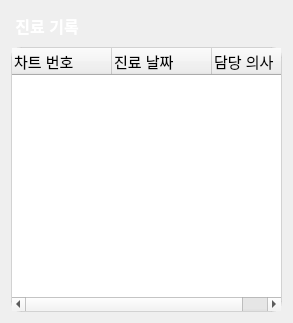
<?xml version="1.0" encoding="UTF-8"?>
<ui version="4.0">
 <class>MedicalRecordManager</class>
 <widget class="QWidget" name="MedicalRecordManager">
  <property name="geometry">
   <rect>
    <x>0</x>
    <y>0</y>
    <width>293</width>
    <height>323</height>
   </rect>
  </property>
  <property name="windowTitle">
   <string>Form</string>
  </property>
  <layout class="QGridLayout" name="gridLayout">
   <item row="0" column="0">
    <layout class="QVBoxLayout" name="verticalLayout">
     <item>
      <widget class="QLabel" name="label_7">
       <property name="minimumSize">
        <size>
         <width>0</width>
         <height>30</height>
        </size>
       </property>
       <property name="font">
        <font>
         <pointsize>12</pointsize>
         <bold>true</bold>
        </font>
       </property>
       <property name="styleSheet">
        <string notr="true">background-color: qlineargradient(spread:pad, x1:0, y1:0, x2:1, 
                                                        y2:1, stop:0 rgba(149, 210, 253, 255),
                                                        stop:1 rgba(152, 136, 248, 255));
border-radius:10px;
color:#ffffff;</string>
       </property>
       <property name="text">
        <string> 진료 기록</string>
       </property>
      </widget>
     </item>
     <item>
      <widget class="QTreeWidget" name="recordTreeWidget">
       <property name="font">
        <font>
         <pointsize>11</pointsize>
        </font>
       </property>
       <property name="styleSheet">
        <string notr="true">QTreeWidget {
border-radius:10px;
border: 1px solid rgba(190, 190, 190, 150);
selection-background-color: qlineargradient(spread:pad, x1:0.7, y1:0.7, x2:1, 
y2:1, stop:0 rgba(149, 210, 253, 0),
stop:1 rgba(152, 136, 248, 50));
}</string>
       </property>
       <column>
        <property name="text">
         <string>차트 번호</string>
        </property>
        <property name="font">
         <font>
          <pointsize>11</pointsize>
         </font>
        </property>
       </column>
       <column>
        <property name="text">
         <string>진료 날짜</string>
        </property>
        <property name="font">
         <font>
          <pointsize>11</pointsize>
         </font>
        </property>
       </column>
       <column>
        <property name="text">
         <string>담당 의사</string>
        </property>
        <property name="font">
         <font>
          <pointsize>11</pointsize>
         </font>
        </property>
       </column>
      </widget>
     </item>
    </layout>
   </item>
  </layout>
 </widget>
 <resources/>
 <connections/>
</ui>
